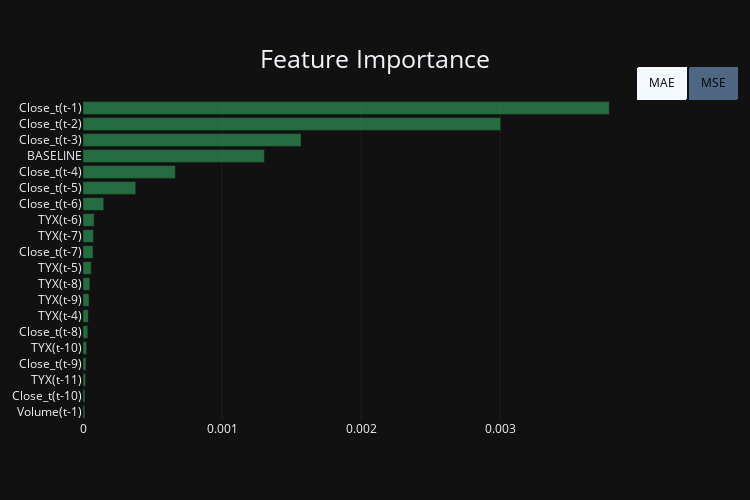

This figure's notebook cell:
### Markdown cell above
# Feature Importance

### Code cell
blstm_idf = get_importance_df(blstm_model, dsets['Bitcoin'], timesteps)
fig = plot_importance(blstm_idf)
fig.update_layout(width=750, height=500)

### Figure 1 — Plotly figure (JSON) as saved in the notebook; plotly's stock layout.template omitted (floating-point values rounded to 4 significant figures)
{"data": [{"marker": {"color": "rgba(50, 171, 96, 0.6)"}, "name": "mae", "orientation": "h", "type": "bar", "visible": false, "x": [0.0001526, 0.0001623, 0.0002003, 0.0002988, 0.0003166, 0.0003885, 0.000486, 0.0005203, 0.0005375, 0.0005852, 0.0007237, 0.0008022, 0.0008476, 0.001398, 0.003995, 0.006785, 0.01393, 0.02442, 0.02786, 0.0284], "y": ["Volume(t-1)", "Close_t(t-10)", "TYX(t-11)", "Close_t(t-9)", "TYX(t-10)", "Close_t(t-8)", "TYX(t-4)", "TYX(t-9)", "TYX(t-8)", "Close_t(t-7)", "TYX(t-5)", "TYX(t-6)", "TYX(t-7)", "Close_t(t-6)", "Close_t(t-5)", "Close_t(t-4)", "Close_t(t-3)", "Close_t(t-2)", "Close_t(t-1)", "BASELINE"]}, {"marker": {"color": "rgba(50, 171, 96, 0.6)"}, "name": "mse", "orientation": "h", "type": "bar", "visible": true, "x": [1.326e-05, 1.41e-05, 1.9e-05, 2.161e-05, 2.655e-05, 3.466e-05, 3.82e-05, 4.336e-05, 4.918e-05, 5.923e-05, 7.254e-05, 7.527e-05, 8.05e-05, 0.0001492, 0.0003792, 0.0006641, 0.001304, 0.001568, 0.003003, 0.003784], "y": ["Volume(t-1)", "Close_t(t-10)", "TYX(t-11)", "Close_t(t-9)", "TYX(t-10)", "Close_t(t-8)", "TYX(t-4)", "TYX(t-9)", "TYX(t-8)", "TYX(t-5)", "Close_t(t-7)", "TYX(t-7)", "TYX(t-6)", "Close_t(t-6)", "Close_t(t-5)", "Close_t(t-4)", "BASELINE", "Close_t(t-3)", "Close_t(t-2)", "Close_t(t-1)"]}], "layout": {"autosize": true, "height": 500, "title": {"font": {"size": 25}, "text": "Feature Importance", "x": 0.5, "xanchor": "center", "y": 0.9, "yanchor": "top"}, "updatemenus": [{"active": 0, "buttons": [{"args": [{"visible": [true, false]}], "label": "MAE", "method": "update"}, {"args": [{"visible": [false, true]}], "label": "MSE", "method": "update"}], "direction": "left", "font": {"color": "black"}, "type": "buttons", "x": 1, "xanchor": "left", "y": 1, "yanchor": "bottom"}], "width": 750, "xaxis": {"gridcolor": "DarkGrey", "gridwidth": 0.1, "showgrid": true}, "yaxis": {"tickmode": "linear"}}}
